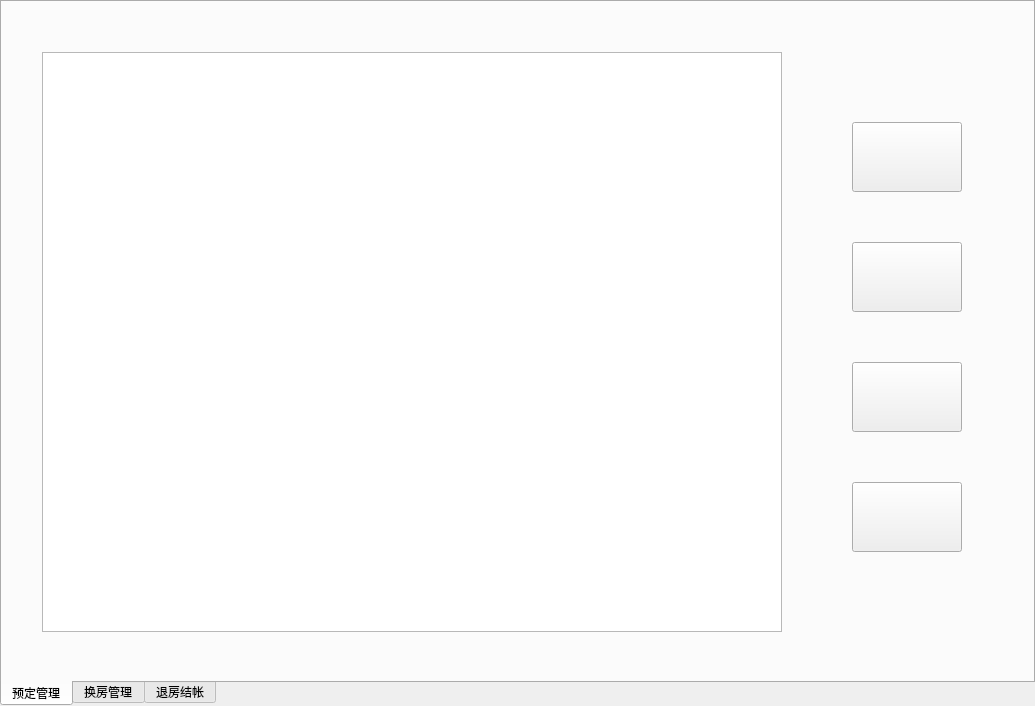
<?xml version="1.0" encoding="UTF-8"?>
<ui version="4.0">
 <class>Guest_management</class>
 <widget class="QWidget" name="Guest_management">
  <property name="geometry">
   <rect>
    <x>0</x>
    <y>0</y>
    <width>1035</width>
    <height>706</height>
   </rect>
  </property>
  <property name="windowTitle">
   <string>Guest_management</string>
  </property>
  <widget class="QTabWidget" name="tabWidget">
   <property name="geometry">
    <rect>
     <x>0</x>
     <y>0</y>
     <width>1035</width>
     <height>706</height>
    </rect>
   </property>
   <property name="tabPosition">
    <enum>QTabWidget::South</enum>
   </property>
   <property name="currentIndex">
    <number>0</number>
   </property>
   <property name="movable">
    <bool>true</bool>
   </property>
   <widget class="QWidget" name="tab">
    <attribute name="title">
     <string>预定管理</string>
    </attribute>
    <widget class="QPushButton" name="pushButton_7">
     <property name="geometry">
      <rect>
       <x>850</x>
       <y>120</y>
       <width>110</width>
       <height>70</height>
      </rect>
     </property>
     <property name="text">
      <string/>
     </property>
    </widget>
    <widget class="QPushButton" name="pushButton_8">
     <property name="geometry">
      <rect>
       <x>850</x>
       <y>360</y>
       <width>110</width>
       <height>70</height>
      </rect>
     </property>
     <property name="text">
      <string/>
     </property>
    </widget>
    <widget class="QPushButton" name="pushButton_9">
     <property name="geometry">
      <rect>
       <x>850</x>
       <y>240</y>
       <width>110</width>
       <height>70</height>
      </rect>
     </property>
     <property name="text">
      <string/>
     </property>
    </widget>
    <widget class="QTableView" name="tableView">
     <property name="geometry">
      <rect>
       <x>40</x>
       <y>50</y>
       <width>740</width>
       <height>580</height>
      </rect>
     </property>
    </widget>
    <widget class="QPushButton" name="pushButton_13">
     <property name="geometry">
      <rect>
       <x>850</x>
       <y>480</y>
       <width>110</width>
       <height>70</height>
      </rect>
     </property>
     <property name="text">
      <string/>
     </property>
    </widget>
   </widget>
   <widget class="QWidget" name="tab_2">
    <attribute name="title">
     <string>换房管理</string>
    </attribute>
    <widget class="QTableView" name="tableView_4">
     <property name="geometry">
      <rect>
       <x>40</x>
       <y>50</y>
       <width>740</width>
       <height>580</height>
      </rect>
     </property>
    </widget>
    <widget class="QPushButton" name="pushButton_15">
     <property name="geometry">
      <rect>
       <x>850</x>
       <y>360</y>
       <width>110</width>
       <height>70</height>
      </rect>
     </property>
     <property name="text">
      <string/>
     </property>
    </widget>
    <widget class="QPushButton" name="pushButton_16">
     <property name="geometry">
      <rect>
       <x>850</x>
       <y>240</y>
       <width>110</width>
       <height>70</height>
      </rect>
     </property>
     <property name="text">
      <string/>
     </property>
    </widget>
   </widget>
   <widget class="QWidget" name="tab_3">
    <attribute name="title">
     <string>退房结帐</string>
    </attribute>
    <widget class="QTableView" name="tableView_5">
     <property name="geometry">
      <rect>
       <x>40</x>
       <y>50</y>
       <width>740</width>
       <height>580</height>
      </rect>
     </property>
    </widget>
    <widget class="QPushButton" name="pushButton_17">
     <property name="geometry">
      <rect>
       <x>850</x>
       <y>360</y>
       <width>110</width>
       <height>70</height>
      </rect>
     </property>
     <property name="text">
      <string/>
     </property>
    </widget>
    <widget class="QPushButton" name="pushButton_18">
     <property name="geometry">
      <rect>
       <x>850</x>
       <y>240</y>
       <width>110</width>
       <height>70</height>
      </rect>
     </property>
     <property name="text">
      <string/>
     </property>
    </widget>
   </widget>
  </widget>
 </widget>
 <resources/>
 <connections/>
</ui>
